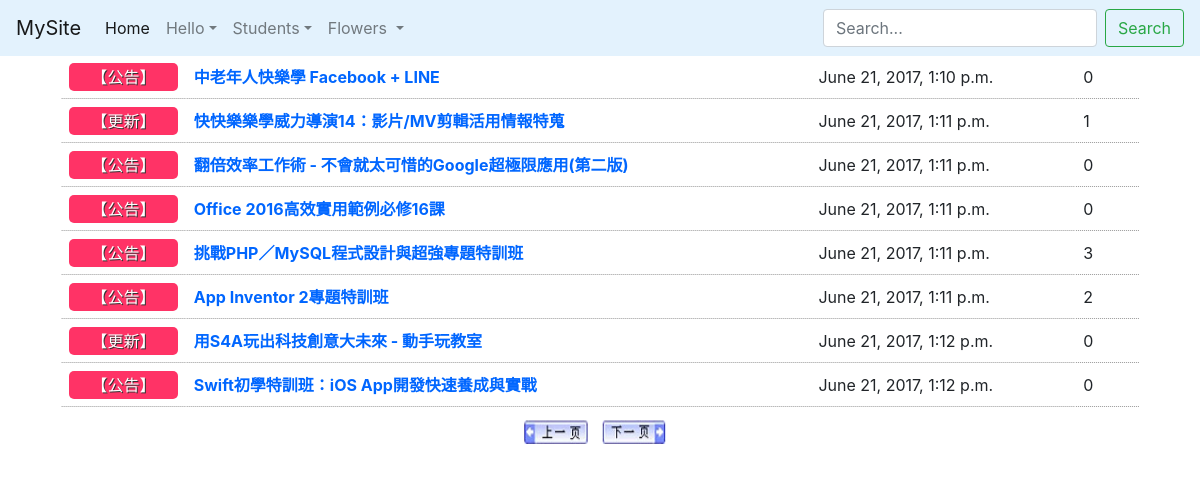
Screenshot of /newsadm/index/2/ with the database file from the repository.
### newsadm/models.py (models this page shows, shortened)
class NewsUnit(models.Model):
    catego = models.CharField(max_length=10, null=False)
    nickname = models.CharField(max_length=20, null=False)
    title = models.CharField(max_length=50, null=False)
    message = models.TextField(null=False)
    pubtime = models.DateTimeField(auto_now=True)
    enabled = models.BooleanField(default=False)
    press = models.IntegerField(default=0)

### newsadm/views.py (the view)
# urls.py: path('newsadm/index/', nviews.index),
def index(request, pageindex=None):  #首頁
	global page1
	pagesize = 8
	newsall = models.NewsUnit.objects.all().order_by('-id')
	datasize = len(newsall)
	totpage = math.ceil(datasize / pagesize)
	if pageindex==None:
		page1 = 1
		newsunits = models.NewsUnit.objects.filter(enabled=True).order_by('-id')[:pagesize]
	elif pageindex=='1':
		start = (page1-2)*pagesize
		if start >= 0:
			newsunits = models.NewsUnit.objects.filter(enabled=True).order_by('-id')[start:(start+pagesize)]
			page1 -= 1
	elif pageindex=='2':
		start = page1*pagesize
		if start < datasize:
			newsunits = models.NewsUnit.objects.filter(enabled=True).order_by('-id')[start:(start+pagesize)]
			page1 += 1
	elif pageindex=='3':
		start = (page1-1)*pagesize
		newsunits = models.NewsUnit.objects.filter(enabled=True).order_by('-id')[start:(start+pagesize)]
	currentpage = page1
	return render(request, "newsadm/index.html", locals())

### templates/newsadm/index.html (shortened to what this page needs)
{% extends "base.html" %}
{% load static %}
{% block content %}
	<div class="contentbox">
		<table width="100%">
		<tr>
		</tr>
		{% for unit in newsunits %}
			<tr class="alt">
			<td><div class="typeblock">【{{ unit.catego }}】</div></td>
			<td><a href="/newsadm/detail/{{unit.id}}/">{{ unit.title }}</a></td>
			<td>{{ unit.pubtime }}</td>
			<td>{{ unit.press }}</td>
			</tr>
		{% empty %}
			<div class="status warning">
				<p><img src="{% static 'images/icon_warning.png' %}" alt="Warning" /><span>注意</span> 目前新聞資料庫中沒有任何資料！</p>
			</div>
		{% endfor %}
		</table>
		<div class="topfunction">
		{% if currentpage > 1 %}
			 <a href="/newsadm/index/1/" title="上一頁">
			<img src="{% static 'images/prevpage.png' %}" alt="上一頁" width="64" height="24" /></a>
		{% endif %}
		{% if currentpage < totpage %}
			<a href="/newsadm/index/2/" title="下一頁">
			<img src="{% static 'images/nextpage.png' %}" alt="下一頁" width="64" height="24" /></a>
		{% endif %}
		</div>
	</div>
{% endblock %}

### static/style.css (style rules this page uses)
html, body { height: 100%; }
body { height: 100%; font-family: Arial, Helvetica, sans-serif; font-size: 13px; margin: 0; padding: 0; background:#eaeaea }
img { border: none; }
table { border-collapse: collapse; }
th,td { padding: 8px; }
tr.alt td { background : url(images/dot.gif) repeat-x bottom; }
table tr td a { text-decoration: none; font-weight: bold; color: #06F; }
.topfunction { height: 30px; margin-top: 12px; margin-right: auto; margin-left: auto; text-align: center; }
.topfunction img { margin-right: 10px; }
.contentbox { overflow: auto; border: 1px solid #fff; padding: 15px; background: #fff url(images/bg_fade_med.png) repeat-x top; border-bottom-left-radius: 10px; border-bottom-right-radius: 10px; -moz-border-radius-bottomright: 10px; -moz-border-radius-bottomleft: 10px; }
.typeblock { color: #FFF; background-color: #F36; padding: 2px 5px; text-align: center; text-shadow: 1px 1px #333; border-radius: 5px; }

### rows the page displays
NewsUnit: catego "公告", title "中老年人快樂學 Facebook + LINE", pubtime "June 21, 2017, 1:10 p.m.", press "0"
NewsUnit: catego "更新", title "快快樂樂學威力導演14：影片/MV剪輯活用情報特蒐", pubtime "June 21, 2017, 1:11 p.m.", press "1"
NewsUnit: catego "公告", title "翻倍效率工作術 - 不會就太可惜的Google超極限應用(第二版)", pubtime "June 21, 2017, 1:11 p.m.", press "0"
NewsUnit: catego "公告", title "Office 2016高效實用範例必修16課", pubtime "June 21, 2017, 1:11 p.m.", press "0"
NewsUnit: catego "公告", title "挑戰PHP／MySQL程式設計與超強專題特訓班", pubtime "June 21, 2017, 1:11 p.m.", press "3"
NewsUnit: catego "公告", title "App Inventor 2專題特訓班", pubtime "June 21, 2017, 1:11 p.m.", press "2"
NewsUnit: catego "更新", title "用S4A玩出科技創意大未來 - 動手玩教室", pubtime "June 21, 2017, 1:12 p.m.", press "0"
NewsUnit: catego "公告", title "Swift初學特訓班：iOS App開發快速養成與實戰", pubtime "June 21, 2017, 1:12 p.m.", press "0"
